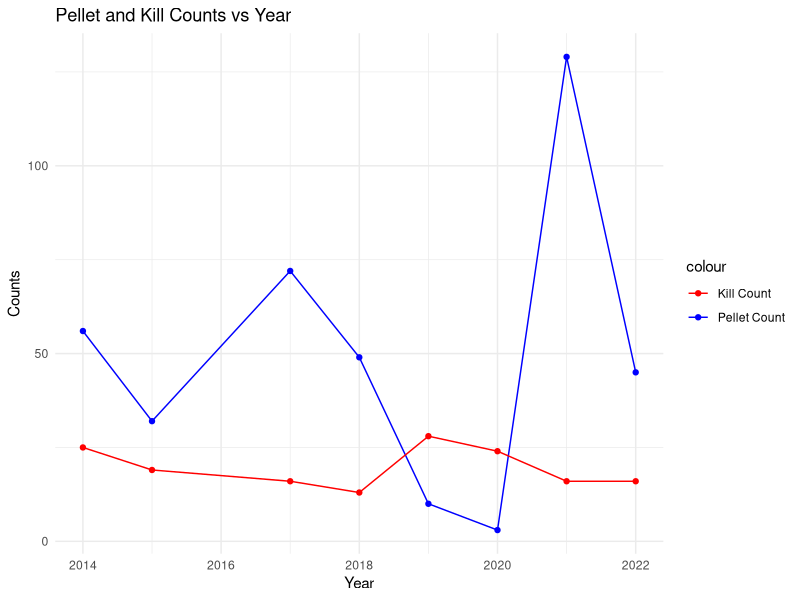
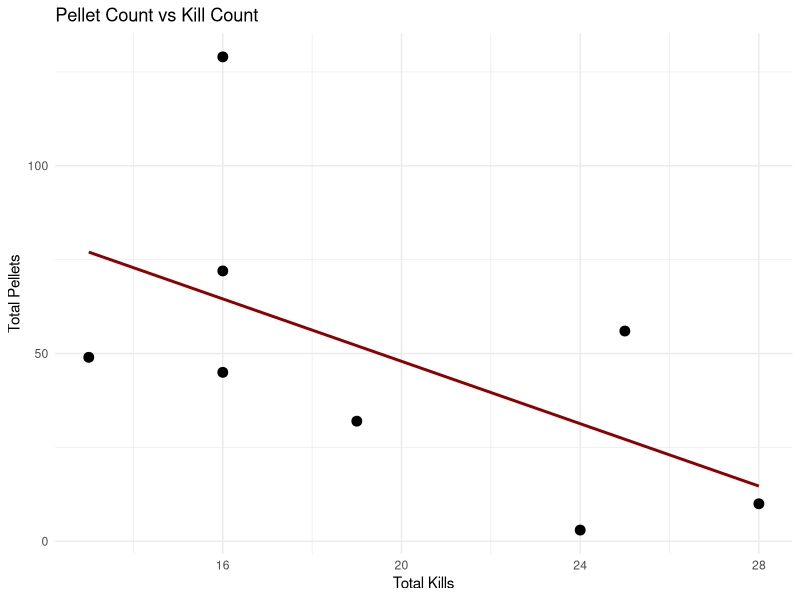

These figures' R source, in order:

# ============================================
# Pellet and Kill Count Aggregation & Analysis
# ============================================

# Load required packages
if (!require("tidyverse")) install.packages("tidyverse")
library(tidyverse)
library(ggplot2)
library(readr)

# Load cleaned datasets
pellet_df <- read_csv("data/processed/BRF_deer_pellet_data_CLEANED.csv")
kill_df <- read_csv("data/processed/BRF_deer_kill_data_CLEANED.csv")

# Aggregate pellet data by year
pellet_summary <- pellet_df %>%
  group_by(year) %>%
  summarise(total_pellets = sum(pellet.count, na.rm = TRUE))

# Aggregate kill data by year
kill_summary <- kill_df %>%
  group_by(year) %>%
  summarise(total_kills = n())

# Merge both summaries by year
combined_df <- left_join(pellet_summary, kill_summary, by = "year")
print(combined_df)

# Visualization - Line plot of both metrics over time
ggplot(combined_df, aes(x = year)) +
  geom_line(aes(y = total_pellets, color = "Pellet Count")) +
  geom_point(aes(y = total_pellets, color = "Pellet Count")) +
  geom_line(aes(y = total_kills, color = "Kill Count")) +
  geom_point(aes(y = total_kills, color = "Kill Count")) +
  labs(title = "Pellet and Kill Counts vs Year",
       x = "Year", y = "Counts") +
  scale_color_manual(values = c("Pellet Count" = "blue", "Kill Count" = "red")) +
  theme_minimal()

# Scatter plot for correlation analysis
ggplot(combined_df, aes(x = total_kills, y = total_pellets)) +
  geom_point(size = 3) +
  geom_smooth(method = "lm", se = FALSE, color = "darkred") +
  labs(title = "Pellet Count vs Kill Count",
       x = "Total Kills", y = "Total Pellets") +
  theme_minimal()

# Pearson correlation test
cor_result <- cor.test(combined_df$total_pellets, combined_df$total_kills, method = "pearson")
print(cor_result)
